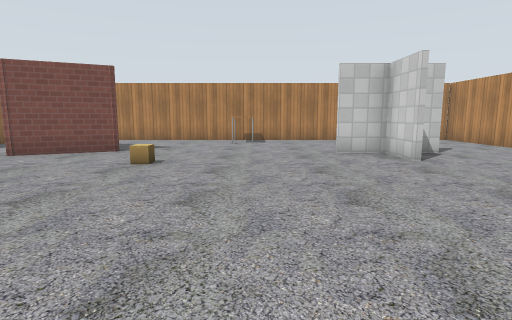
View 1 (above)

14 first-person views from a walk through a Gazebo world. The camera is 1 m above the floor, tilts 8° down and sees 80° across. The floor is counted in squares, 1 m on a side. Each view is taken from the middle of a square. On the plan, view 1 faces up. The plan holds only what a view shows up to about 12 squares ahead; the rest is blank. The robots in the file are not drawn. Gazebo's built-in surfaces are drawn with simple patterns.

View 2
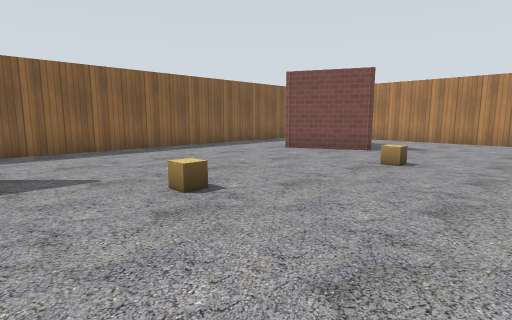

View 3
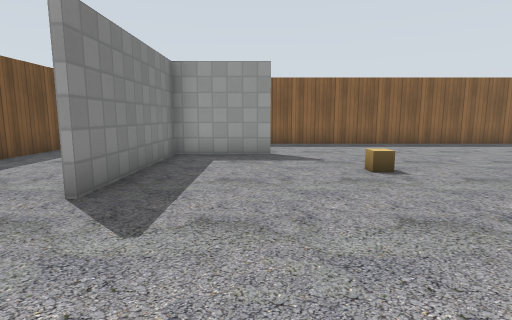

View 4
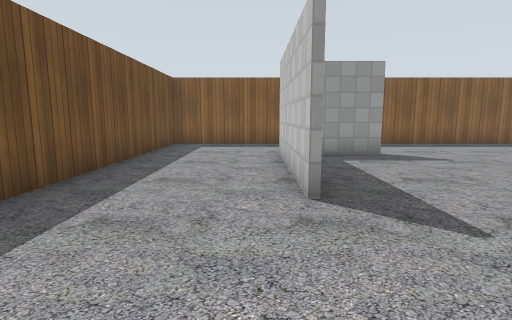

View 5
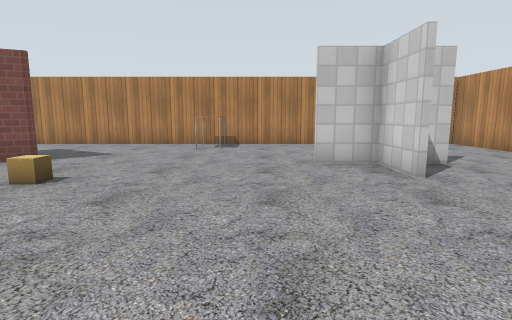

View 6
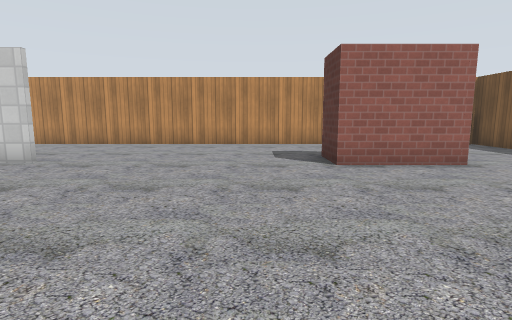

View 7
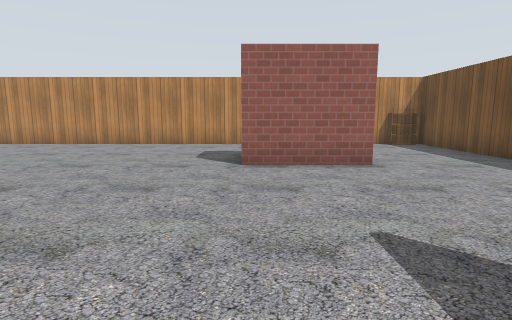

View 8
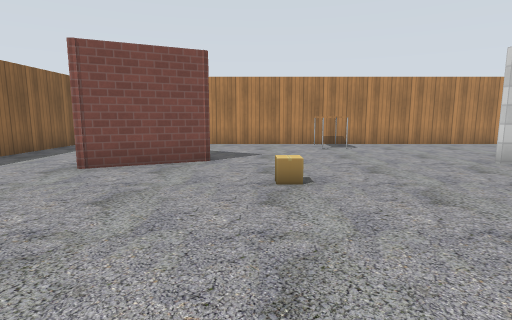

View 9
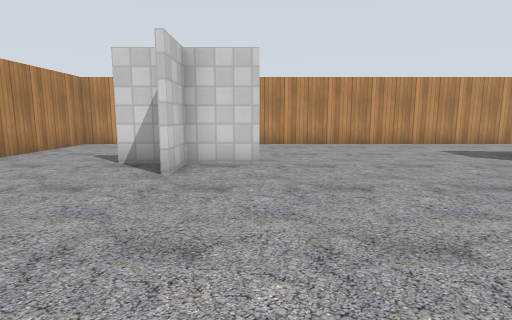

View 10
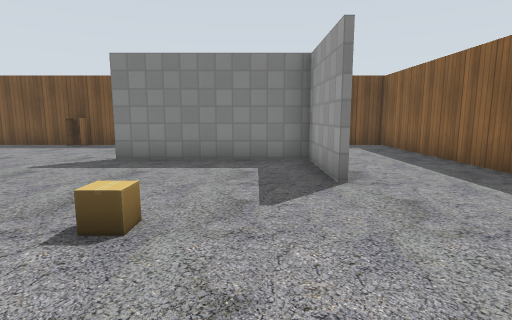

View 11
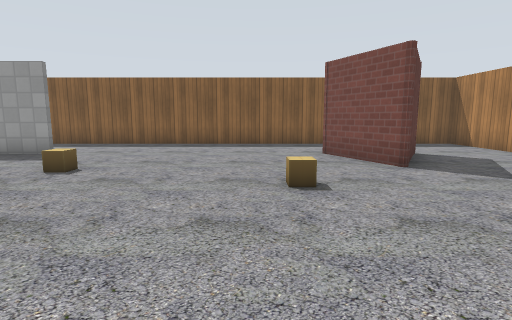

View 12
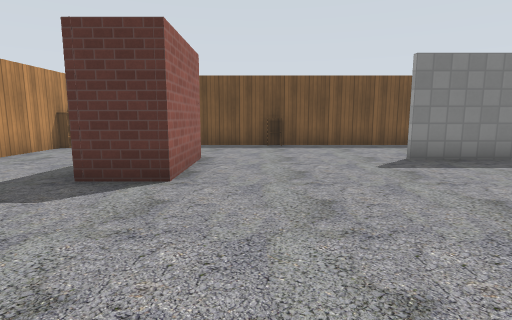

View 13
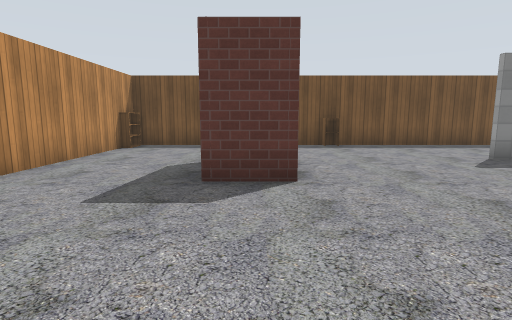

View 14
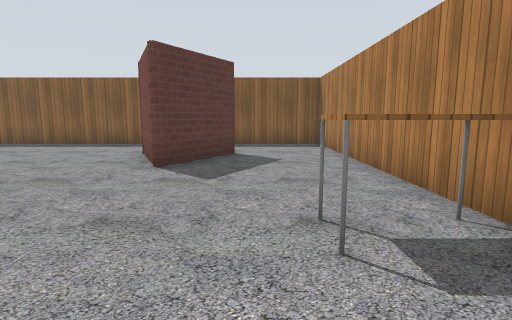

### Floor plan
Points are (right, up) in squares from view 1. A wall is a line through its corners. A room is listed if a view was taken in it or the views show most of it. See-through windows are left out.
Room 1 (views 1, 2, 3, 4, 5, 6, 7, 8, 9, 10, 11, 12, 13, 14)
walls: (3.6, 6.9) (3.6, 8.6); (3.6, 9) (3.6, 10.1); (-1.6, -2.4) (-6.4, -2.4); (5.2, 8.5) (2.2, 8.5); (-6.3, 0.5) (-6.3, -2.2) (-1.6, -2.2); (3.3, -2.5) (3.3, 0.3) (4.9, 0.3); (-6.5, 10.5) (-4, 9) (-6.6, 7.8); (-1.4, 13.4) (-9.5, 13.4) (-9.5, -6.1) (8.4, -6.1) (8.4, 13.6); (8.4, 13.4) (0.4, 13.4)
objects: cardboard box (-4, 2); cardboard box (-2, 7); table (-1, 12) to (0, 13); cabinet (1, -6); bookshelf (8, -5)

Where each view was taken, in squares from view 1:
view 1: 0 up, 0 right, facing up
view 2: 0 up, 0 right, facing up-left
view 3: 0 up, 2 right, facing left
view 4: 3 down, 2 right, facing left
view 5: 2 up, 1 right, facing up
view 6: 2 up, 3 left, facing right
view 7: 0 up, 3 left, facing right
view 8: 2 up, 3 left, facing up
view 9: 7 up, 3 left, facing right
view 10: 5 up, 5 left, facing down
view 11: 6 up, 2 right, facing left
view 12: 5 up, 2 right, facing down
view 13: 5 up, 4 right, facing down
view 14: 11 up, 2 right, facing left
